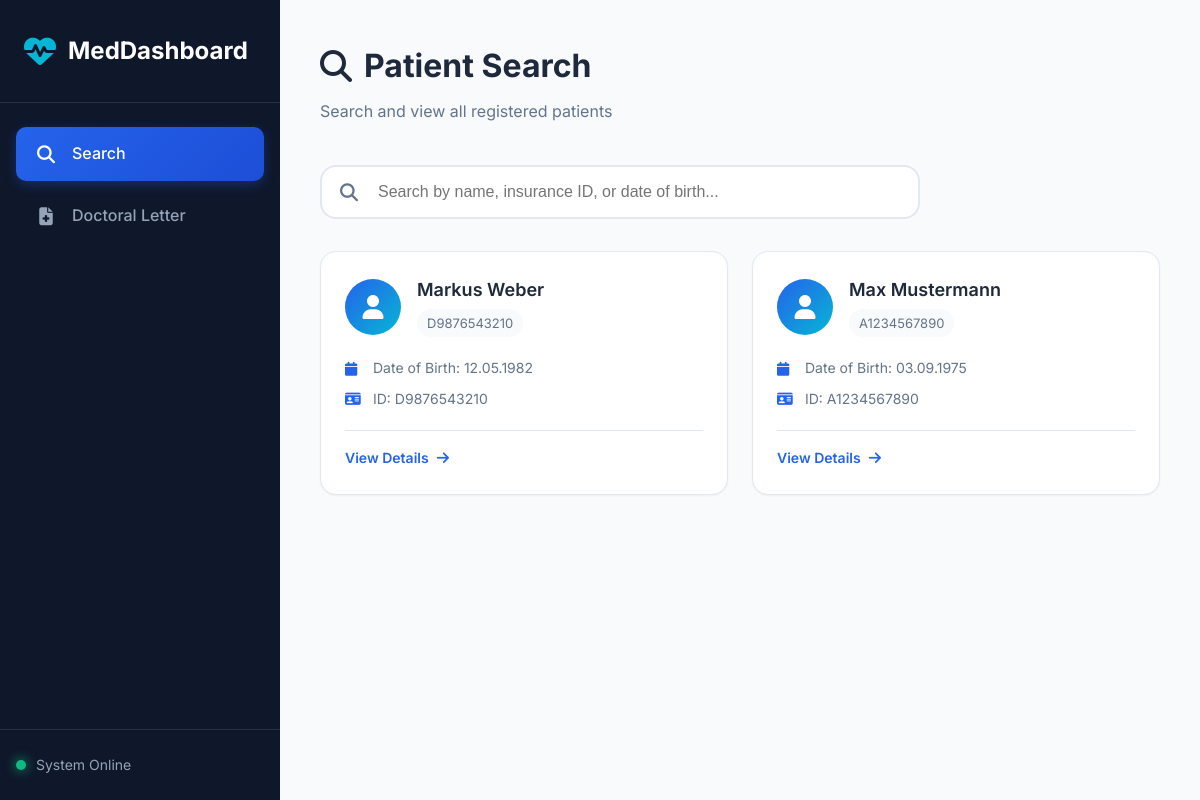
Screenshot of /search with the database file from the repository.
### tables this page shows
CREATE TABLE patients (
        id INTEGER PRIMARY KEY AUTOINCREMENT,
        name TEXT, dob TEXT, insurance_id TEXT UNIQUE
    );

### flask_app/app.py (the view)
@app.route('/search')
def search():
    conn = get_db_connection()
    patients = conn.execute('SELECT * FROM patients ORDER BY name').fetchall()
    conn.close()
    return render_template('search.html', patients=patients)

### flask_app/app.py (called while the page is built)
def get_db_connection():
    db_path = Path(__file__).parent.parent / "db" / "med_data.db"
    conn = sqlite3.connect(db_path)
    conn.row_factory = sqlite3.Row
    return conn

### flask_app/templates/search.html (shortened to what this page needs)
{% extends "base.html" %}
{% block content %}
<div class="page-header">
    <h1><i class="fas fa-search"></i> Patient Search</h1>
    <p>Search and view all registered patients</p>
</div>
<div class="search-container">
    <div class="search-box">
        <i class="fas fa-search search-icon"></i>
        <input type="text" id="searchInput" placeholder="Search by name, insurance ID, or date of birth..." autocomplete="off">
    </div>
</div>
<div class="patients-grid" id="patientsGrid">
    {% if patients %}
        {% for patient in patients %}
        <a href="{{ url_for('patient_detail', patient_id=patient.id) }}" class="patient-card">
            <div class="card-header">
                <div class="patient-avatar">
                    <i class="fas fa-user"></i>
                </div>
                <div class="patient-info">
                    <h3>{{ patient.name }}</h3>
                    <p class="insurance-id">{{ patient.insurance_id }}</p>
                </div>
            </div>
            <div class="card-body">
                <div class="info-row">
                    <i class="fas fa-calendar"></i>
                    <span>Date of Birth: {{ patient.dob }}</span>
                </div>
                <div class="info-row">
                    <i class="fas fa-id-card"></i>
                    <span>ID: {{ patient.insurance_id }}</span>
                </div>
            </div>
            <div class="card-footer">
                <span class="view-details">View Details <i class="fas fa-arrow-right"></i></span>
            </div>
        </a>
        {% endfor %}
    {% endif %}
</div>
{% endblock %}

### flask_app/static/css/style.css (style rules this page uses)
:root { --primary-color: #2563eb; --primary-dark: #1d4ed8; --secondary-color: #06b6d4; --success-color: #10b981; --danger-color: #ef4444; --warning-color: #f59e0b; --bg-primary: #f8fafc; --bg-secondary: #ffffff; --bg-sidebar: #0f172a; --text-primary: #1e293b; --text-secondary: #64748b; --text-light: #94a3b8; --border-color: #e2e8f0; --shadow-sm: 0 1px 2px 0 rgba(0, 0, 0, 0.05); --shadow-md: 0 4px 6px -1px rgba(0, 0, 0, 0.1), 0 2px 4px -1px rgba(0, 0, 0, 0.06); --shadow-lg: 0 10px 15px -3px rgba(0, 0, 0, 0.1), 0 4px 6px -2px rgba(0, 0, 0, 0.05); --shadow-xl: 0 20px 25px -5px rgba(0, 0, 0, 0.1), 0 10px 10px -5px rgba(0, 0, 0, 0.04); --radius-sm: 6px; --radius-md: 10px; --radius-lg: 16px; --radius-xl: 24px; }
* { margin: 0; padding: 0; box-sizing: border-box; }
body { font-family: 'Inter', -apple-system, BlinkMacSystemFont, 'Segoe UI', Roboto, sans-serif; background: var(--bg-primary); color: var(--text-primary); line-height: 1.6; }
.page-header { margin-bottom: 40px; }
.page-header h1 { font-size: 32px; font-weight: 700; color: var(--text-primary); display: flex; align-items: center; gap: 12px; margin-bottom: 8px; }
.page-header p { color: var(--text-secondary); font-size: 16px; }
.search-container { margin-bottom: 32px; }
.search-box { position: relative; max-width: 600px; }
.search-icon { position: absolute; left: 20px; top: 50%; transform: translateY(-50%); color: var(--text-secondary); font-size: 18px; }
.search-box input { width: 100%; padding: 16px 20px 16px 56px; border: 2px solid var(--border-color); border-radius: var(--radius-lg); font-size: 16px; background: var(--bg-secondary); transition: all 0.3s ease; }
.patients-grid { display: grid; grid-template-columns: repeat(auto-fill, minmax(340px, 1fr)); gap: 24px; }
.patient-card { background: var(--bg-secondary); border-radius: var(--radius-lg); padding: 24px; text-decoration: none; color: inherit; box-shadow: var(--shadow-sm); transition: all 0.3s ease; border: 1px solid var(--border-color); display: block; }
.card-header { display: flex; align-items: center; gap: 16px; margin-bottom: 20px; }
.patient-avatar { width: 56px; height: 56px; border-radius: 50%; background: linear-gradient(135deg, var(--primary-color), var(--secondary-color)); display: flex; align-items: center; justify-content: center; color: white; font-size: 24px; }
.patient-info h3 { font-size: 18px; font-weight: 600; color: var(--text-primary); margin-bottom: 4px; }
.insurance-id { font-size: 13px; color: var(--text-secondary); background: var(--bg-primary); padding: 4px 10px; border-radius: 20px; display: inline-block; }
.card-body { margin-bottom: 20px; }
.info-row { display: flex; align-items: center; gap: 10px; font-size: 14px; color: var(--text-secondary); margin-bottom: 8px; }
.info-row i { color: var(--primary-color); width: 18px; }
.card-footer { padding-top: 16px; border-top: 1px solid var(--border-color); }
.view-details { font-size: 14px; font-weight: 600; color: var(--primary-color); display: flex; align-items: center; gap: 8px; }

### rows the page displays
patients: name "Markus Weber", insurance_id "D9876543210", dob "12.05.1982"
patients: name "Max Mustermann", insurance_id "A1234567890", dob "03.09.1975"
